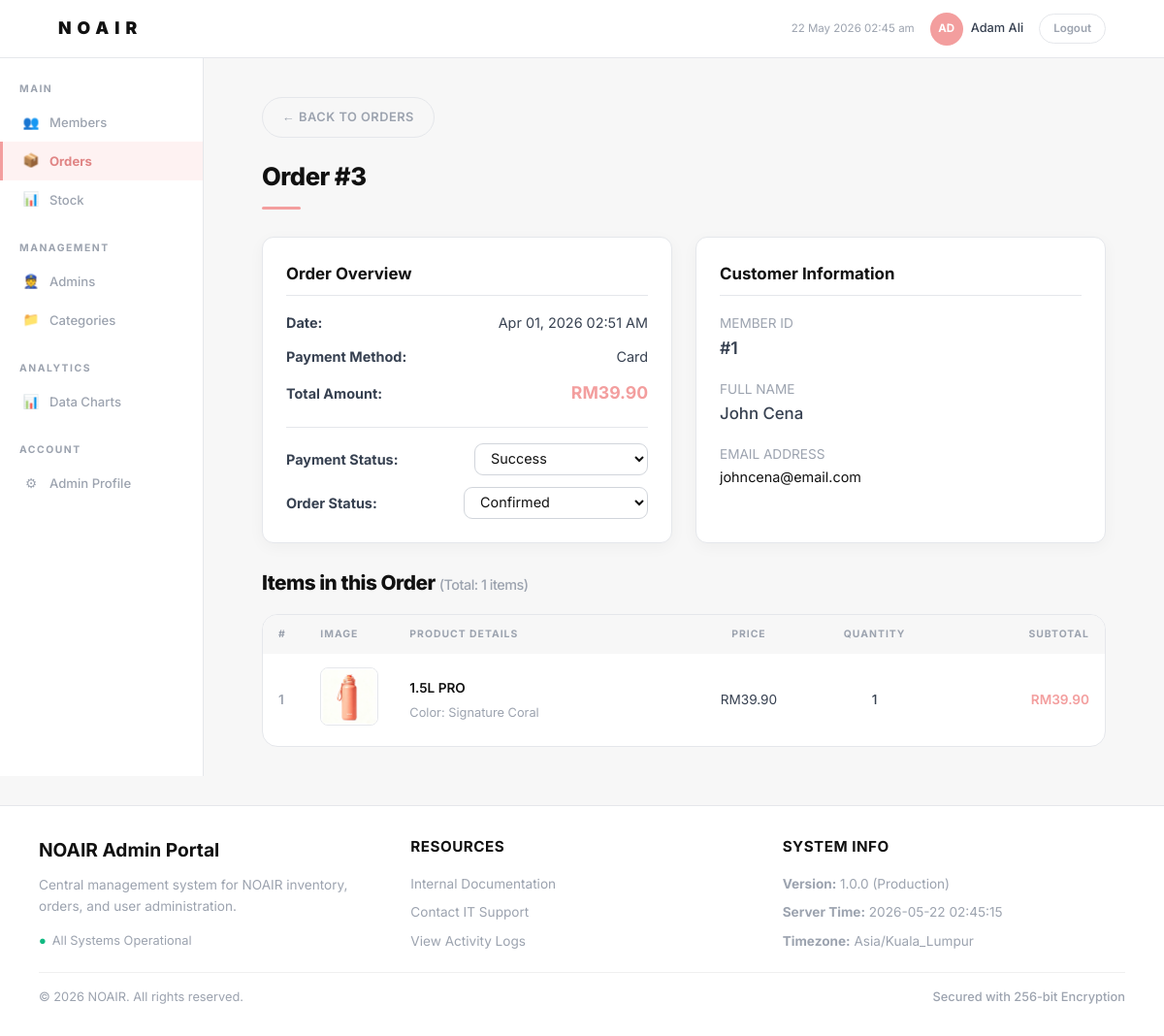
The app's page /pages/admin/order_details_admin.php?id=3 (signed in) with its own data.
### tables this page shows
CREATE TABLE `tb_order` (
  `id` int(11) NOT NULL,
  `member_id` int(11) NOT NULL,
  `amount` decimal(10,2) NOT NULL,
  `status` varchar(255) NOT NULL COMMENT 'pending_payment, confirmed, in_delivery, delivered, completed, cancelled',
  `created_at` datetime NOT NULL
);

CREATE TABLE `tb_payment` (
  `id` int(11) NOT NULL,
  `order_id` int(11) NOT NULL,
  `method` varchar(255) NOT NULL COMMENT 'e_wallet, online_banking, card',
  `status` varchar(255) NOT NULL COMMENT 'processing, success, failed, pending_refund, refunded\r\n',
  `created_at` datetime NOT NULL,
  `completed_at` datetime DEFAULT NULL
);

CREATE TABLE `tb_member` (
  `id` int(11) NOT NULL,
  `name` varchar(100) NOT NULL,
  `email` varchar(100) NOT NULL,
  `password` varchar(100) NOT NULL,
  `photo` varchar(100) DEFAULT NULL,
  `gender` varchar(10) DEFAULT NULL,
  `phone` varchar(20) DEFAULT NULL,
  `login_attempts` int(11) NOT NULL DEFAULT 0,
  `locked_until` datetime DEFAULT NULL,
  `is_active` tinyint(1) NOT NULL DEFAULT 1
);

CREATE TABLE `tb_order_product` (
  `id` int(11) NOT NULL,
  `product_id` int(11) NOT NULL,
  `order_id` int(11) NOT NULL,
  `quantity` int(11) NOT NULL,
  `price` decimal(10,2) NOT NULL
);

CREATE TABLE `tb_product` (
  `id` int(11) NOT NULL,
  `color_id` int(11) NOT NULL,
  `category_id` int(11) NOT NULL,
  `name` varchar(255) NOT NULL,
  `description` varchar(1000) NOT NULL,
  `weight_g` int(11) DEFAULT NULL,
  `height_cm` decimal(5,2) DEFAULT NULL,
  `base_diameter_cm` decimal(5,2) DEFAULT NULL,
  `material` varchar(100) DEFAULT NULL,
  `price` decimal(10,2) NOT NULL,
  `stock` int(11) NOT NULL,
  `photo` varchar(1000) DEFAULT NULL,
  `is_active` tinyint(1) NOT NULL DEFAULT 1
);

CREATE TABLE `tb_color` (
  `id` int(11) NOT NULL,
  `name` varchar(255) NOT NULL,
  `is_active` tinyint(1) NOT NULL DEFAULT 1
);

### database/db.php (called while the page is built, shortened)
<?php
function db(){
    static $db;
    if(!$db){
        $db = new PDO(
            "mysql:host=".DB_HOST.";dbname=".DB_NAME.";charset=utf8mb4".";port=".DB_PORT,
            DB_USER,
            DB_PASS,
            [
                PDO::ATTR_ERRMODE => PDO::ERRMODE_EXCEPTION,
                PDO::ATTR_DEFAULT_FETCH_MODE => PDO::FETCH_OBJ,
                PDO::ATTR_EMULATE_PREPARES => false
            ]
        );
    }
    return $db;
}

### database/order.php (called while the page is built, shortened)
<?php
require_once "db.php";
function getOrderItems($order_id) {
    $stmt = db()->prepare("
        SELECT
            op.quantity,
            op.price AS purchase_price,
            pr.name AS product_name,
            pr.photo,
            c.name AS color_name
        FROM tb_order_product op
        JOIN tb_product pr ON op.product_id = pr.id
        LEFT JOIN tb_color c ON pr.color_id = c.id
        WHERE op.order_id = ?
    ");
    $stmt->execute([$order_id]);
    return $stmt->fetchAll();
}
function getOrderById($order_id, $member_id = null) {
    if ($member_id === null) {
        $stmt = db()->prepare("
            SELECT
                o.id AS order_id, o.amount, o.member_id,
                m.name AS member_name, m.email AS member_email,
                o.status AS order_status, o.created_at,
                p.status AS payment_status, p.method AS payment_method
            FROM tb_order o
            LEFT JOIN tb_payment p ON o.id = p.order_id
            LEFT JOIN tb_member m ON o.member_id = m.id
            WHERE o.id = ? ORDER BY p.id DESC LIMIT 1
        ");
        $stmt->execute([$order_id]);
    }
    return $stmt->fetch(PDO::FETCH_OBJ);
}

### pages/admin/order_details_admin.php (the view, shortened to what this page needs)
<?php
$project_root = $_SERVER['DOCUMENT_ROOT'] . "/";
require_once $project_root . "config.php";
require_once $project_root . "logic/auth_helper.php";
require_once $project_root . "database/order.php";
$order_id = $_GET['id'] ?? null;
$order = getOrderById($order_id, null);
$items = getOrderItems($order_id);
$order_status_labels = [
    'pending_payment' => 'Pending Payment',
    'confirmed'       => 'Confirmed',
    'in_delivery'     => 'In Delivery',
    'delivered'       => 'Delivered',
    'completed'       => 'Completed',
    'cancelled'       => 'Cancelled',
];
$payment_status_labels = [
    'processing'     => 'Processing',
    'success'        => 'Success',
    'failed'         => 'Failed',
    'pending_refund' => 'Pending Refund',
    'refunded'       => 'Refunded',
];
?>
<!DOCTYPE html>
<html lang="en">
<head>
    <link rel="stylesheet" href="/css/admin.css">
    <link rel="stylesheet" href="/css/components/order_listing.css">
</head>
<body>
<div class="topbar">
    <div class="topbar-brand">NOAIR</div>
    <div class="topbar-right">
        <span class="topbar-clock" id="clock"></span>
        <div class="topbar-user">
            <div class="avatar-sm">AD</div>
            <span class="topbar-name"><?= htmlspecialchars($_SESSION['admin_name'] ?? 'Admin') ?></span>
        </div>
        <a href="/pages/logout.php" class="logout-btn">Logout</a>
    </div>
</div>
<div class="layout">
    <?php include $project_root . "components/admin_sidebar.php"; ?>
    <div class="content">
        <section class="section-container">
            <div class="section-header">
                <a href="order_listing.php" class="btn-outline" style="margin-bottom: 20px; font-size: 0.8rem; display: inline-block;">← Back to Orders</a>
                <h1 class="admin-section-title">Order #<?= htmlspecialchars($order->order_id) ?></h1>
                <div class="line"></div>
            </div>
            <div style="display: flex; gap: 24px; margin-bottom: 24px;">
                <div class="feature-card" style="flex: 1; max-width: none; text-align: left; padding: 24px; background: #fff; border-radius: 12px; border: 1px solid var(--border-card); box-shadow: 0 4px 16px rgba(0,0,0,0.04);">
                    <h3 style="margin-bottom: 16px; color: var(--text-dark); border-bottom: 1px solid var(--border-card); padding-bottom: 8px;">Order Overview</h3>
                                        <div style="margin-bottom: 12px; display: flex; align-items: center; justify-content: space-between;">
                        <strong>Date:</strong>
                        <span><?= date('M d, Y h:i A', strtotime($order->created_at)) ?></span>
                    </div>
                    <div style="margin-bottom: 12px; display: flex; align-items: center; justify-content: space-between;">
                        <strong>Payment Method:</strong>
                        <span><?= !empty($order->payment_method) ? htmlspecialchars(ucwords(str_replace('_', ' ', $order->payment_method))) : '-' ?></span>
                    </div>
                    <div style="margin-bottom: 16px; display: flex; align-items: center; justify-content: space-between;">
                        <strong>Total Amount:</strong>
                        <span style="font-weight: 700; color: var(--coral); font-size: 1.1rem;">RM<?= number_format($order->amount, 2) ?></span>
                    </div>
                    <div style="margin-top: 20px; padding-top: 16px; border-top: 1px solid var(--border-card); display: flex; align-items: center; justify-content: space-between;">
                        <strong>Payment Status:</strong>
                        <select class="filter-sel status-dropdown" data-order-id="<?= htmlspecialchars($order->order_id) ?>" data-update-type="payment_status" style="width: auto; min-width: 155px; margin: 0; font-size: 0.9rem; padding: 6px 10px;">
                            <?php foreach ($payment_status_labels as $val => $label): ?>
                                <option value="<?= $val ?>" <?= ($order->payment_status === $val) ? 'selected' : '' ?>>
                                    <?= $label ?>
                                </option>
                            <?php endforeach; ?>
                        </select>
                    </div>
                    <div style="margin-top: 12px; display: flex; align-items: center; justify-content: space-between;">
                        <strong>Order Status:</strong>
                        <select class="filter-sel status-dropdown" data-order-id="<?= htmlspecialchars($order->order_id) ?>" data-update-type="order_status" style="width: auto; min-width: 155px; margin: 0; font-size: 0.9rem; padding: 6px 10px;">
                            <?php foreach ($order_status_labels as $val => $label): ?>
                                <option value="<?= $val ?>" <?= ($order->order_status === $val) ? 'selected' : '' ?>>
                                    <?= $label ?>
                                </option>
                            <?php endforeach; ?>
                        </select>
                    </div>
                </div>
                <div class="feature-card" style="flex: 1; max-width: none; text-align: left; padding: 24px; background: #fff; border-radius: 12px; border: 1px solid var(--border-card); box-shadow: 0 4px 16px rgba(0,0,0,0.04);">
                    <h3 style="margin-bottom: 16px; color: var(--text-dark); border-bottom: 1px solid var(--border-card); padding-bottom: 8px;">Customer Information</h3>
                    <div style="margin-bottom: 16px;">
                        <span style="color: var(--text-muted); font-size: 0.85rem; text-transform: uppercase;">MEMBER ID</span>
                        <div style="font-weight: 600; font-size: 1.1rem;">#<?= htmlspecialchars($order->member_id) ?></div>
                    </div>
                    <div style="margin-bottom: 16px;">
                        <span style="color: var(--text-muted); font-size: 0.85rem; text-transform: uppercase;">FULL NAME</span>
                        <div style="font-weight: 500; font-size: 1.05rem;"><?= htmlspecialchars($order->member_name ?? 'Unknown User') ?></div>
                    </div>
                    <div style="margin-bottom: 8px;">
                        <span style="color: var(--text-muted); font-size: 0.85rem; text-transform: uppercase;">EMAIL ADDRESS</span>
                        <div><a href="mailto:<?= htmlspecialchars($order->member_email ?? '') ?>" style="color: var(--text-dark); text-decoration: none;"><?= htmlspecialchars($order->member_email ?? 'N/A') ?></a></div>
                    </div>
                </div>
            </div>
            <?php
            $total_products = 0;
            foreach ($items as $item) $total_products += $item->quantity;
            ?>
            <h2 class="admin-section-title" style="font-size: 1.3rem; margin-bottom: 16px;">
                Items in this Order <span style="font-size: 0.9rem; font-weight: 500; color: var(--text-muted);">(Total: <?= $total_products ?> items)</span>
            </h2>
            <div class="table-wrap">
                <table>
                    <thead>
                        <tr>
                            <th style="width: 5%;">#</th>
                            <th style="width: 10%;">Image</th>
                            <th style="width: 35%;">Product Details</th>
                            <th style="width: 15%; text-align: center;">Price</th>
                            <th style="width: 15%; text-align: center;">Quantity</th>
                            <th style="width: 20%; text-align: right;">Subtotal</th>
                        </tr>
                    </thead>
                    <tbody>
                        <?php $row_idx = 1; foreach ($items as $item): ?>
                        <tr>
                            <td style="color: var(--text-muted); font-weight: 600;"><?= $row_idx++ ?></td>
                            <td>
                                <img src="/images/<?= htmlspecialchars($item->photo) ?>" alt="<?= htmlspecialchars($item->product_name) ?>" style="width: 60px; height: 60px; object-fit: cover; border-radius: 8px; border: 1px solid var(--border-card);">
                            </td>
                            <td>
                                <div style="font-weight: 600; color: var(--text-dark);"><?= htmlspecialchars($item->product_name) ?></div>
                                <?php if (!empty($item->color_name)): ?>
                                    <div style="font-size: 0.8rem; color: var(--text-muted); margin-top: 4px;">Color: <?= htmlspecialchars($item->color_name) ?></div>
                                <?php endif; ?>
                            </td>
                            <td style="text-align: center;">RM<?= number_format((float)$item->purchase_price, 2) ?></td>
                            <td style="text-align: center; font-weight: 500;"><?= htmlspecialchars($item->quantity) ?></td>
                            <td style="text-align: right; font-weight: 600; color: var(--coral);">
                                RM<?= number_format(((float)$item->purchase_price * (int)$item->quantity), 2) ?>
                            </td>
                        </tr>
                        <?php endforeach; ?>
                    </tbody>
                </table>
            </div>
        </section>
    </div>
</div>
<?php include $project_root . "components/admin_footer.php"; ?>
</body>
</html>

### records on screen
tb_order: id "3", created_at "Apr 01, 2026 02:51 AM", tb_payment.method "Card", amount "39.90", status+id "Confirmed", member "1", member.name "John Cena", member.email "johncena@email.com"
tb_payment: status "Success"
tb_order_product: product.photo (picture), product.name "1.5L PRO", tb_color.name "Signature Coral", price "39.90", quantity "1", (float)$item->purchase_price*(int)$item->quantity "39.90"

### other values on screen
$_SESSION['admin_name'] "Adam Ali"
$total_products "1"
